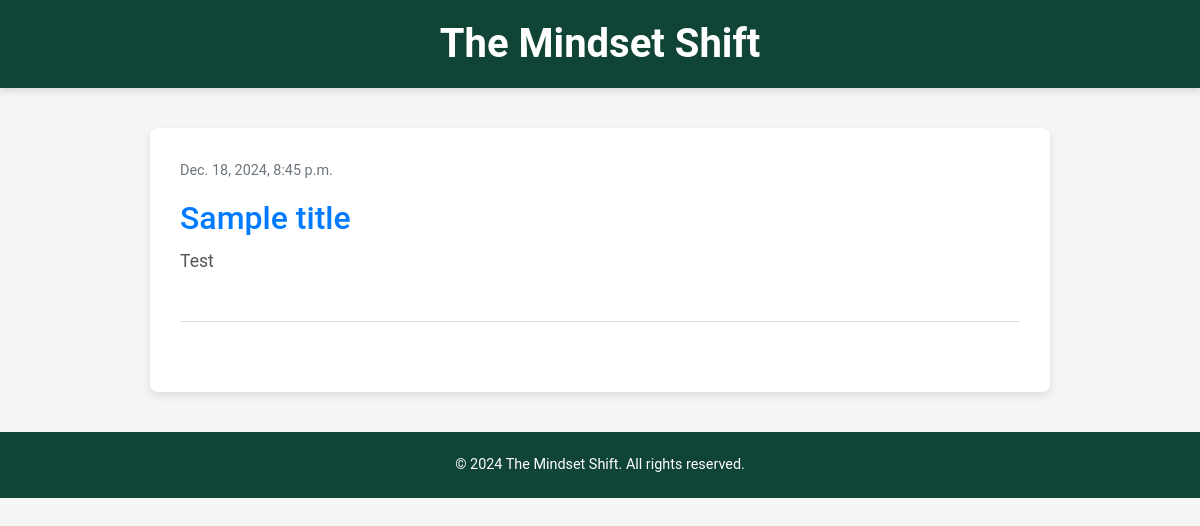
The app's page /post/4/ with its own data.
### blog/models.py (models this page shows, shortened)
class Post(models.Model):
    author = models.ForeignKey(settings.AUTH_USER_MODEL, on_delete=models.CASCADE)
    title = models.CharField(max_length=200)
    text = models.TextField()
    created_date = models.DateTimeField(default=timezone.now)
    published_date = models.DateTimeField(blank=True, null=True)
    image = models.ImageField(upload_to='posts/images/', null=True, blank=True)  # Image field added

### blog/views.py (the view)
# urls.py: path('post/<int:pk>/', views.post_detail, name='post_detail'),
def post_detail(request, pk):
    post = get_object_or_404(Post, pk=pk)
    return render(request, 'blog/post_detail.html', {'post': post})

### blog/templates/blog/post_detail.html (shortened to what this page needs)
{% extends 'blog/base.html' %}
{% block content %}
    <article class="post">
        {% if post.published_date %}
            <time class="date">
                {{ post.published_date }}
            </time>
        {% endif %}
        <h2>{{ post.title }}</h2>
        <p>{{ post.text|linebreaksbr }}</p>
    </article>
{% endblock %}

### blog/static/css/blog.css (style rules this page uses)
body { font-family: 'Roboto', sans-serif; color: #333; background-color: #f5f5f5; margin: 0; padding: 0; line-height: 1.8; }
.post { margin-bottom: 40px; padding-bottom: 30px; border-bottom: 1px solid #dddddd; }
.post h2 { font-size: 2rem; color: #007bff; margin-bottom: 10px; }
.post .date { font-size: 0.9rem; color: #6c757d; margin-bottom: 15px; display: block; }
.post p { font-size: 1.1rem; color: #555555; line-height: 1.6; }

### records on screen
Post: published_date "Dec. 18, 2024, 8:45 p.m.", title "Sample title", text "Test"
